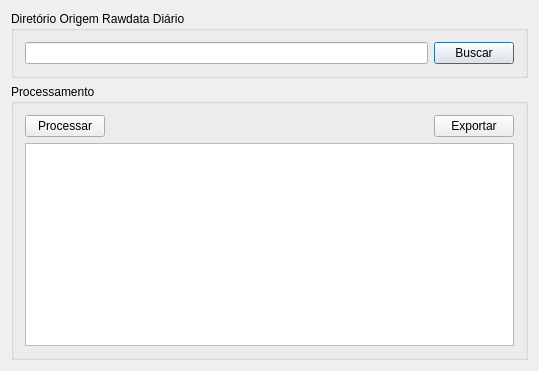
<?xml version="1.0" encoding="UTF-8"?>
<ui version="4.0">
 <class>Dialog</class>
 <widget class="QDialog" name="Dialog">
  <property name="geometry">
   <rect>
    <x>0</x>
    <y>0</y>
    <width>539</width>
    <height>371</height>
   </rect>
  </property>
  <property name="windowTitle">
   <string>Dialog</string>
  </property>
  <layout class="QVBoxLayout" name="verticalLayout_4">
   <item>
    <widget class="QGroupBox" name="groupBox">
     <property name="title">
      <string>Diretório Origem Rawdata Diário</string>
     </property>
     <layout class="QVBoxLayout" name="verticalLayout">
      <item>
       <layout class="QHBoxLayout" name="horizontalLayout">
        <item>
         <widget class="QLineEdit" name="lineEdit_diretorio_origem"/>
        </item>
        <item>
         <widget class="QPushButton" name="pushButton_buscar">
          <property name="text">
           <string>Buscar</string>
          </property>
         </widget>
        </item>
       </layout>
      </item>
     </layout>
    </widget>
   </item>
   <item>
    <widget class="QGroupBox" name="groupBox_2">
     <property name="title">
      <string>Processamento</string>
     </property>
     <layout class="QVBoxLayout" name="verticalLayout_3">
      <item>
       <layout class="QVBoxLayout" name="verticalLayout_2">
        <item>
         <layout class="QHBoxLayout" name="horizontalLayout_2">
          <item>
           <widget class="QPushButton" name="pushButton_processar">
            <property name="text">
             <string>Processar</string>
            </property>
           </widget>
          </item>
          <item>
           <spacer name="horizontalSpacer">
            <property name="orientation">
             <enum>Qt::Horizontal</enum>
            </property>
            <property name="sizeHint" stdset="0">
             <size>
              <width>40</width>
              <height>20</height>
             </size>
            </property>
           </spacer>
          </item>
          <item>
           <widget class="QPushButton" name="pushButton_exportar">
            <property name="text">
             <string>Exportar</string>
            </property>
           </widget>
          </item>
         </layout>
        </item>
        <item>
         <widget class="QTableWidget" name="tableWidget_processado"/>
        </item>
       </layout>
      </item>
     </layout>
    </widget>
   </item>
  </layout>
 </widget>
 <layoutdefault spacing="6" margin="11"/>
 <resources/>
 <connections/>
</ui>
